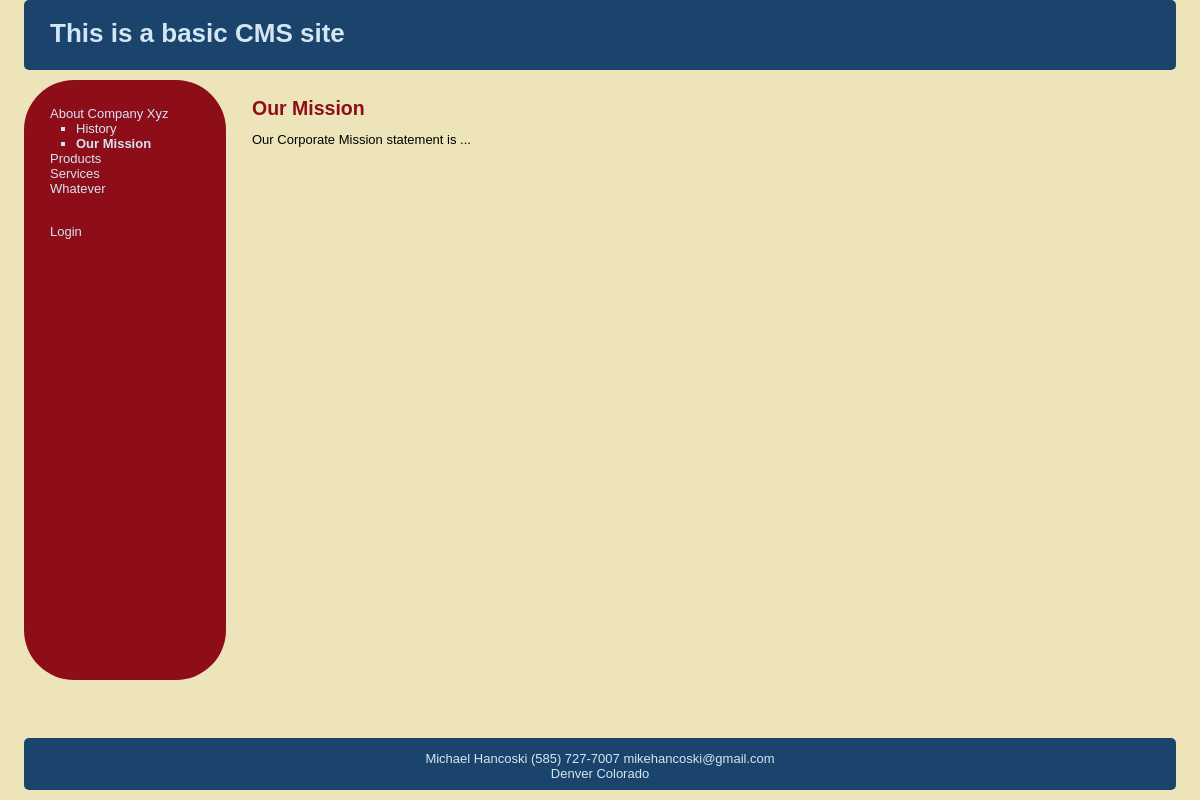
Page /CMSExample/index.php?page=2 on the committed database.
### tables this page shows
CREATE TABLE subjects (
id int(11) NOT NULL AUTO_INCREMENT,
menu_name varchar(30) NOT NULL,
position int(3) NOT NULL,
visible tinyint(1) NOT NULL,
PRIMARY KEY (id)
);

CREATE TABLE pages (
id int(11) NOT NULL AUTO_INCREMENT,
subject_id int(11) NOT NULL,
menu_name varchar(30) NOT NULL,
position int(3) NOT NULL,
visible tinyint(1) NOT NULL,
content TEXT NOT NULL,
PRIMARY KEY(id)

);

### CMSExample/includes/functions.php (the view, shortened to what this page needs)
<?php
function get_all_subjects($public = true){
    global $connection;
    $query = 'SELECT *
        FROM subjects ';
    if($public){
        $query .= 'WHERE visible = 1 ';
    }
    $query .= 'ORDER BY position ASC';
    $subject_set = mysql_query($query, $connection);
    return $subject_set;
}
function get_pages_for_subject($subject_id, $public = true){
    global $connection;
    $query = 'SELECT *
        FROM pages ';
    $query .= 'WHERE subject_id = ' . $subject_id . ' ';
    if($public){
        $query .= 'AND visible = 1 ';
    }
    $query .= 'ORDER BY position ASC';
    $page_set = mysql_query($query, $connection);
    return $page_set;
}
function get_page_by_id($page_id){
    global $connection;
    $query = 'SELECT * ';
    $query .= 'FROM pages ';
    $query .= 'WHERE id=' . $page_id;
    $query .= ' LIMIT 1';
    $result_set = mysql_query($query,$connection);
    if($page = mysql_fetch_array($result_set)){
        return $page;
    }else{
        return NULL;
    }
}
function find_selected_page() {
    if(isset($_GET['subj']) && intval($_GET['subj'] != 0)){
        $sel_subject = get_subject_by_id($_GET['subj']);
        $con_page =get_default_page($sel_subject['id']);
    }elseif (isset($_GET['page']) && intval($_GET['page'] != 0)){
        $con_page = get_page_by_id($_GET['page']);
        $sel_subject = NULL;
    }else{
        $sel_subject = array('id'=>0,'menu_name'=>'Welcome');
        $con_page =array('id'=>0,'content'=>'CMS example site');
    }
}
function navigation_public($sel_subject,$con_page, $public = true){
    $output = '<ul class="subjects">';
    $subject_set = get_all_subjects($public = true);
    for($subject = mysql_fetch_array($subject_set); isset($subject[1]) != false; $subject = mysql_fetch_array($subject_set)){
        if($subject['id'] == $sel_subject['id']){
            $selected = ' class="selected"';
            }else{
                $selected = '';
            }
            $output .= '<li' . $selected .'><a href="index.php?subj='. urlencode($subject['id']) . '">' . $subject['menu_name'] . '</a></li>';
            if($subject['id'] == $con_page['subject_id']){
                $page_set = get_pages_for_subject($subject['id'], $public = true);
                $output .= '<ul class="pages">';
                for($page = mysql_fetch_array($page_set); isset($page[1]) != false; $page = mysql_fetch_array($page_set)){
                    $output .= '<li';
                    if($page['id'] == $con_page['id']){
                        $output .= ' class="selected"';
                    }
                    $output .= '><a href="index.php?page=' . urlencode($page['id']) .'">' . $page['menu_name'] . '</a></li>';
                }
                $output .= '</ul>';
            }
        }
    $output .= '</ul>';
    $output .= ' <br />';
    $output .= '<a href="login.php">Login</a>';
    return $output;
}
?>

### CMSExample/index.php (shortened to what this page needs)
<?php
    require_once('includes/connection.php');
    require_once('includes/functions.php');
    find_selected_page();
    include('includes/header.php');
?>
        <table id="structure">
            <tr>
                <td id="navigation">
                    <?php
                        echo navigation_public($sel_subject,$con_page);
                    ?>
                </td>
                <td id="page">
                    <h2>
                        <?php if($sel_subject != NULL){
                                echo $sel_subject['menu_name'];
                                if (isset($con_page['menu_name'])){
                                 echo   " - " . $con_page['menu_name'];
                                }
                        }else{
                            echo $con_page['menu_name'];
                        } ?>
                    </h2>
                    <div class="pagecontent">
                        <?php
                            echo $con_page['content'] . ' <br/>';
                        ?>
                    </div>
                </td>
            </tr>
        </table>
<?php
    require('includes/footer.php');
?>

### CMSExample/stylesheets/public.css (style rules this page uses)
html { height: 100%; width: 100%; }
div { border-radius: 5px; }
body { width: 100%; height: 100%; margin: 0px; padding: 0px; border: 0px; font-family: Verdana, Arial, Helvetica, sans-serif; background: #EEE4B9; font-size: 13px; line-height: 15px; }
table, tr, td { border-collapse: collapse; vertical-align: top; font-size: 13px; line-height: 15px; }
a { color: #8D0D19; }
#structure { height: 600px; width: 100%; }
#navigation { border-radius: 50px; width: 150px; padding: 1em 2em; color: #D4E6F4; background: #8D0D19; }
#navigation a { color: #D4E6F4; text-decoration: none; }
ul.subjects { padding-left: 0; list-style: none; }
ul.pages { padding-left: 2em; list-style: square; }
.selected { font-weight: bold; }
#page { padding-left: 2em; vertical-align: top; background: #EEE4B9; }
#page h2 { color: #8D0D19; margin-top: 1em; }

### rows in the picture
subjects: menu_name "About Company Xyz"
pages: menu_name "History"
pages: menu_name "Our Mission", content "Our Corporate Mission statement is ..."
subjects: menu_name "Products"
subjects: menu_name "Services"
subjects: menu_name "Whatever"
